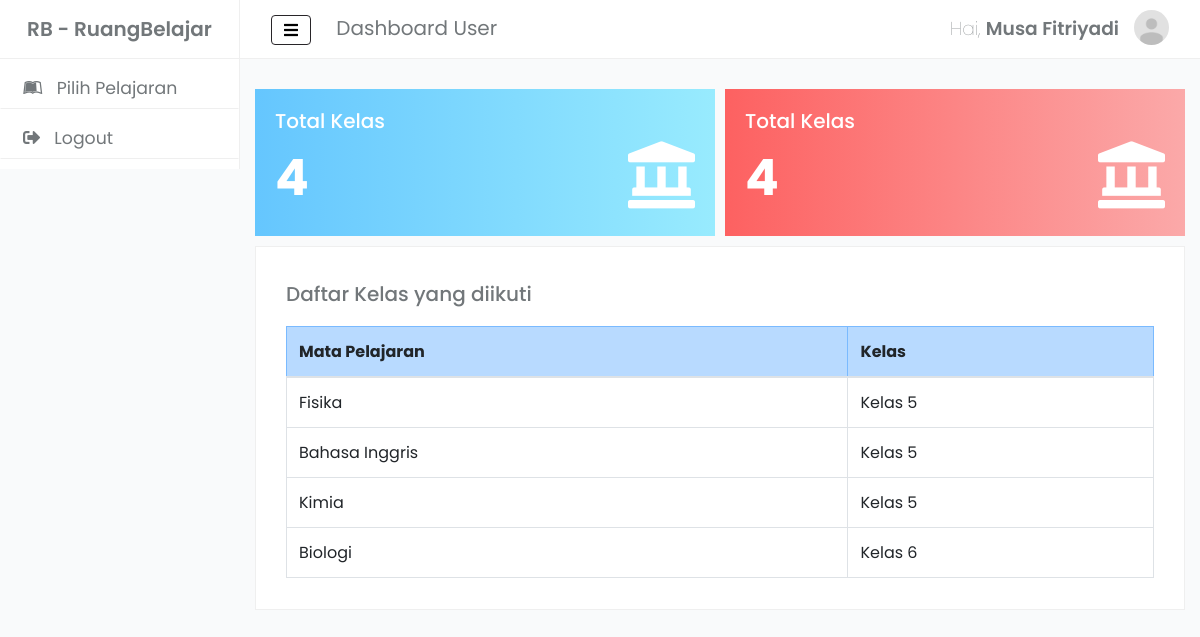
/user/ (signed in), run on an earlier commit of the app's database.
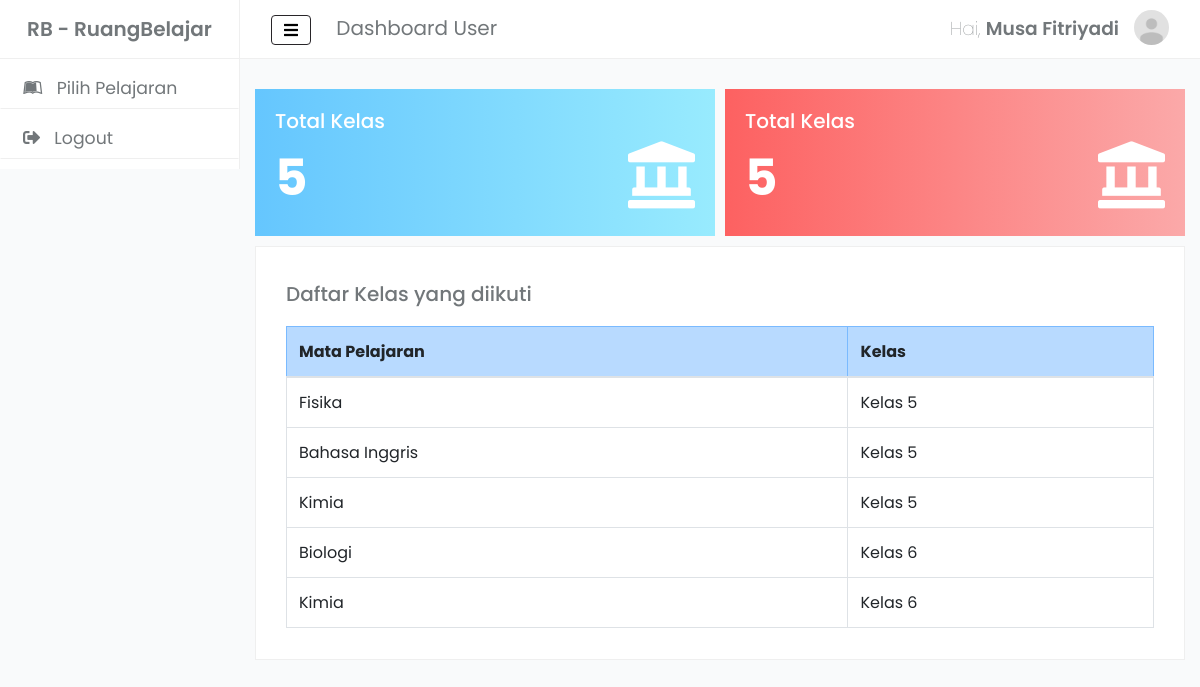
And on a later commit of the database.
### tables this page shows
CREATE TABLE `pilihmapel` (
  `id` char(2) NOT NULL,
  `email` varchar(300) NOT NULL,
  `kelas` enum('Kelas 4','Kelas 5','Kelas 6','') NOT NULL
);

CREATE TABLE `matapelajaran` (
  `Id` char(2) NOT NULL,
  `NamaMapel` varchar(30) NOT NULL
);

### user/control/tampildata.php (the view, shortened to what this page needs)
<?php
	include '../database/config.php';
	$email = $_SESSION['email'];
	$data = mysqli_query($koneksi, "select matapelajaran.NamaMapel, pilihmapel.kelas from matapelajaran join pilihmapel
		on matapelajaran.Id = pilihmapel.id where pilihmapel.email = '$email'");
 ?>
  <?php
   if(mysqli_num_rows($data)>0)
   {
     ?>
     <div class="row">
                   <div class="col">
                     <h5 style="margin: 10px 0px 10px 0px; padding: 10px 0px">Daftar Kelas yang diikuti</h5>
                   </div>
                 </div>
                 <div class="row">
                   <div class="col">
       <table class="table table-bordered">
         <thead>
           <tr class="table-primary">
             <th scope="col">Mata Pelajaran</th>
             <th scope="col">Kelas</th>
           </tr>
         </thead>
         <tbody>
           <?php
           while($d = mysqli_fetch_array($data)){
         ?>
           <tr>
             <td><?php echo $d['NamaMapel']; ?></td>
             <td><?php echo $d['kelas']; ?></td>
           </tr>
         <?php }
         ?>
         </tbody>
                             </div>
                 </div>
   <?php
   }else{
     echo "<h5 style='text-align:center;'>Anda Tidak Mengikuti Kelas Apapun</h5>";
   }
   ?>

### user/index.php (shortened to what this page needs)
<html>
	<link rel="stylesheet" type="text/css" href="../assets/bootstrap/css/bootstrap.min.css">
<link rel="stylesheet" type="text/css" href="../assets/bootstrap/css/bootstrap-grid.min.css">
<link rel="stylesheet" href="https://use.fontawesome.com/releases/v5.7.2/css/all.css">
<link rel="stylesheet" href="../assets/custom/userdashboard.css">
<link href="https://cdnjs.cloudflare.com/ajax/libs/animate.css/3.5.2/animate.min.css" type="text/css" rel="stylesheet"/>
<body>
	<div class="row">
		<div class="navigasi" id="navigasi">
				<div class="row">
					<div class="col dashboardjd">
						<h5 class="DASHBOARD">RB <span id="hilang"> - RuangBelajar</span></h5>
					</div>
				</div>
				<div class="row">
					<a href="./pilihpaket/"><button class="btn btn-primary tombolnav">
						<i class="fab fa-leanpub iconnav"></i>
					<span class="keteranganmenu">
							Pilih Pelajaran
					</span>
					</button></a>
				</div>
				<div class="row">
					<a href="./control/logout.php"><button class="btn btn-primary tombolnav">
						<i class="fas fa-sign-out-alt iconnav"></i>
						<span class="keteranganmenu">
							Logout
						</span>
					</button></a>
				</div>
		</div>
		<div class="content">
			<nav class="navbar navbar-expand-lg navbar-light">
				<div class="container">
			  		<a class="navbar-brand">
			  		<button class="btn btn-primary tombol" id="tombol">
						<i class="fas fa-bars kotakmenu"></i>
					</button>
			  		Dashboard User</a>
			  		<div class="ml-auto">
			  			<div class="nama">Hai, <span class="panggil"><?=$_SESSION['nama'];?></span></div>
			  			<div id="image">
							<div class="crop">
								<img src="<?=$_SESSION['fotoprofile'];?>" class="fotoprofile" alt="">
							</div>
						</div>
			  		</div>
		  		</div>
			</nav>
                <div class="container contenttengah wow rotateInUpLeft" duration="2s" delay="5s">
                		<div class="row">
                			<div class="col jmlkelas">
                				<?php include './control/kelasdiikuti.php'; ?>
                			</div>
                			<div class="col kotakakhir">
                				<?php include './control/kelasdiikuti.php'; ?>
                			</div>
                	</div>
                	<div class="isi">
                		<?php include './control/tampildata.php'; ?>
                	</div>
                </div>
		</div>
	</div>
</body>
</html>

### user/control/kelasdiikuti.php
<?php
	include '../database/config.php';
   echo "<h5>Total Kelas</h5>";
	$email = $_SESSION['email'];
	$data = mysqli_query($koneksi, "select * from pilihmapel where pilihmapel.email = '$email'");
   $count = mysqli_num_rows($data);
   echo "<i class='fas fa-landmark logojml'></i><b><span class='angka'>$count </b></span>";
      ?>

### assets/custom/userdashboard.css (style rules this page uses)
body { font-family: 'Poppins', sans-serif; margin: 0px; background-color: #f9fafb!important; color: #72777a; }
.row { margin: 0px; }
table { background: #fff; }
nav { border-bottom: 1px solid rgba(0,0,0,.0625); background: #fff!important; }
#image { background: #fff; display: inline-block; vertical-align: top; width: 35px; border-radius: 100%; height: 35px; }
#navigasi { background: #ffffff; height: 100%; border-right: 1px solid rgba(0,0,0,.0625); width: 20%; max-width: 20%; font-family: 'Poppins', sans-serif; transition: all .4s ease; }
.content { padding: 0px; margin: 0px; max-width: 80%; width: 80%; }
#image .crop { height: 100%; overflow: hidden; background: transparent; position: relative; border-radius: 100%; }
#image .crop img { width: 100%; }
.DASHBOARD { text-align: center; font-weight: 600; padding: 17px 0px; border-bottom: 1px solid rgba(0,0,0,.0625); margin-bottom: 10px; }
.dashboardjd { padding: 0px !important; }
.tombol, .tombol:focus, .tombol:active { margin-right: 20px; background: white; color: #000; border: 1px solid #282529; transition: 0.3s; cursor: pointer; box-shadow: none !important; }
.tombolnav, .tombolnav:focus, .tombolnav:active { width: 100%; border: 1px solid #fff; background: transparent; margin-bottom: 10px; border-bottom: 1px solid rgba(0,0,0,.0625); text-align: left; border-radius: 0px; box-shadow: none !important; }
.nama { margin: .3125rem; text-transform: capitalize; font-weight: 100; font-size: 14pt; float: left; }
.nama .panggil { font-weight: 600; margin-right: 10px; }
.navigasi a { width: 100%; max-width: 100%; }
.iconnav { margin: 0px 10px; color: #72777a; font-size: 13pt; }
.keteranganmenu { color: #72777a; font-size: 13pt; transition: all .2s ease; }
.isi { padding: 15px; background: #fff; border: 1px solid #efefef; }
.jmlkelas { padding: 20px; background: linear-gradient(to right, #65c6fe, #98ebfe); margin-bottom:10px; margin-top:10px; margin-right: 10px; color: white; }
.kotakakhir { padding: 20px; background: linear-gradient(to right, #fd6161, #fba9a9); margin-bottom:10px; margin-top:10px; color: white; }
.angka { text-align: left; margin: 0px; float: left; font-size: 50px; width: 60%; margin-block-start: 0em; margin-block-end: 0em; margin-inline-start: 0px; margin-inline-end: 0px; }
.logojml { float: right; font-size: 67px; }

What changed in the data, as far as the page shows it:
added pilihmapel: id.NamaMapel "Kimia", kelas "Kelas 6"
Also different on the page:
$count: "4 4" → "5 5"
